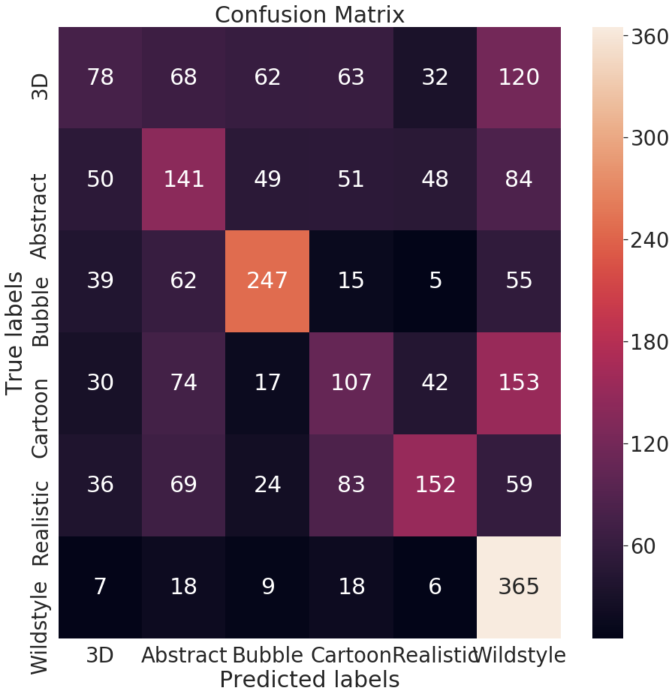
#> input picture images/6_class_model_cm.png, 1340 x 1396 px (shown at 1/2 size); its folder holds only this picture in this run
$ python -i finding_dominate_colors.py   (imports and definitions only)
#> lines starting #> are read from the running program, lines starting #| are printed output that depends on the picture
from skimage import color, transform, restoration, io, feature, filters
from sklearn.cluster import KMeans
import matplotlib.pyplot as plt
import numpy as np
import glob
import argparse

# [39 lines left out: functions resize, dominant_colors_by_classes, save_avg_dominate_color, not called in this run]

def resize_and_recolor(file):
#> called with file = '../images/6_class_model_cm.png'
    img = io.imread(file)
#> img is the input picture: shape (1396, 1340, 4); mean R, G, B, A 122.5, 100.7, 119.5, 255
    out = transform.resize(img, (100, 100), anti_aliasing=True)
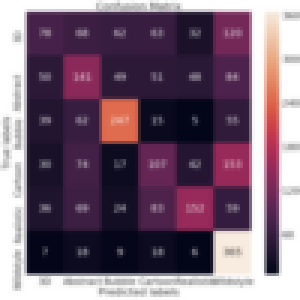
#> out: shape (100, 100, 4) float64 (shown 3 times larger); mean R, G, B, A 0.48, 0.395, 0.469, 1
    out = color.rgb2gray(out)
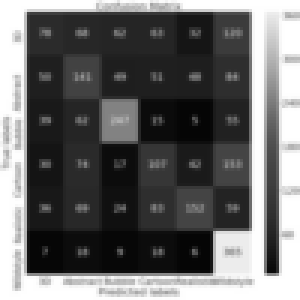
#> out: shape (100, 100) float64 (shown 3 times larger); min 0.0233, max 1, mean 0.418
    return out

# [49 lines left out: functions pixel_intensity_by_class, color_palette_by_class, not called in this run]

# [3 lines not run here, left out]

>>> result = resize_and_recolor('../images/6_class_model_cm.png')
